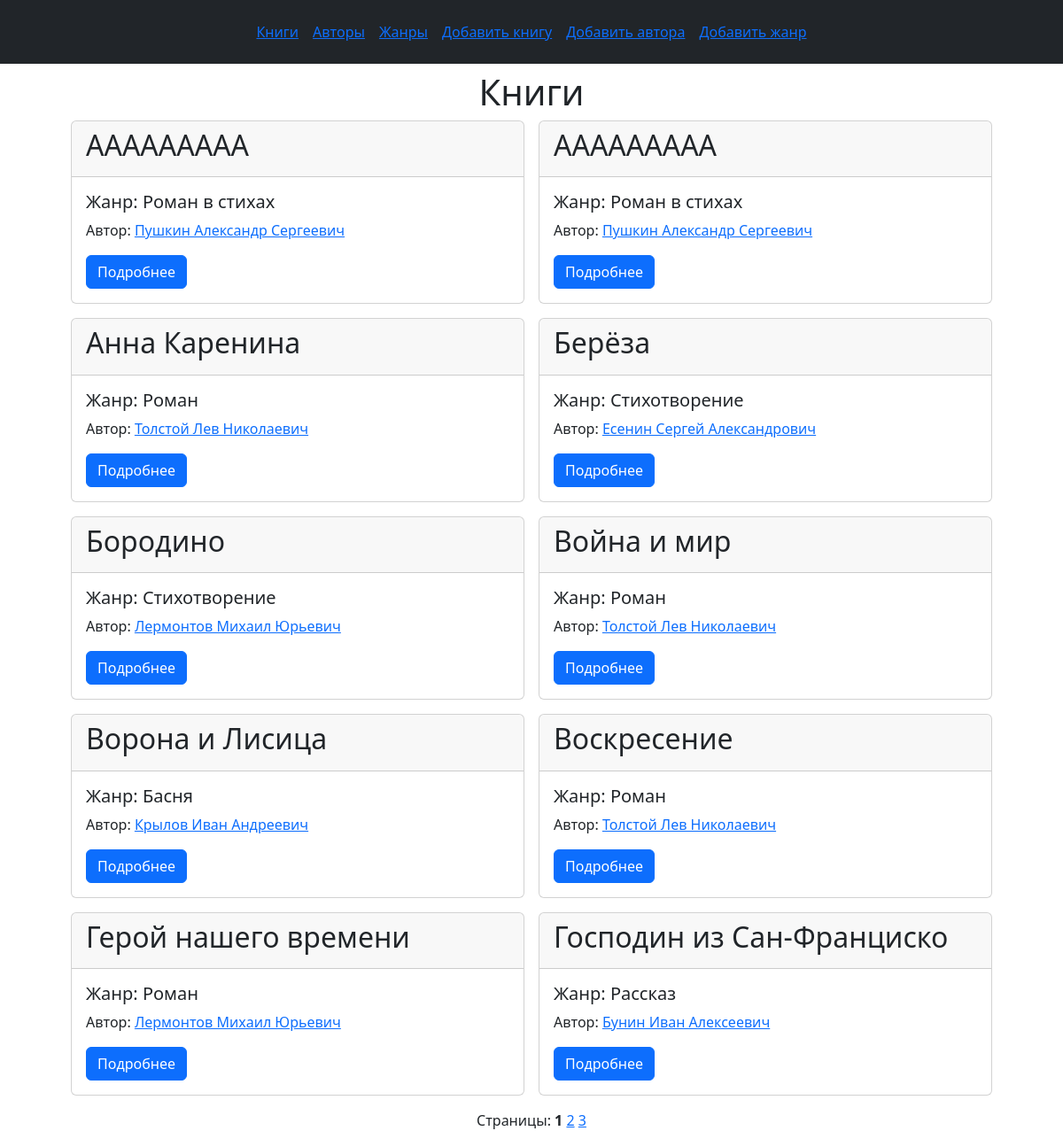
Before: / with the older database file.
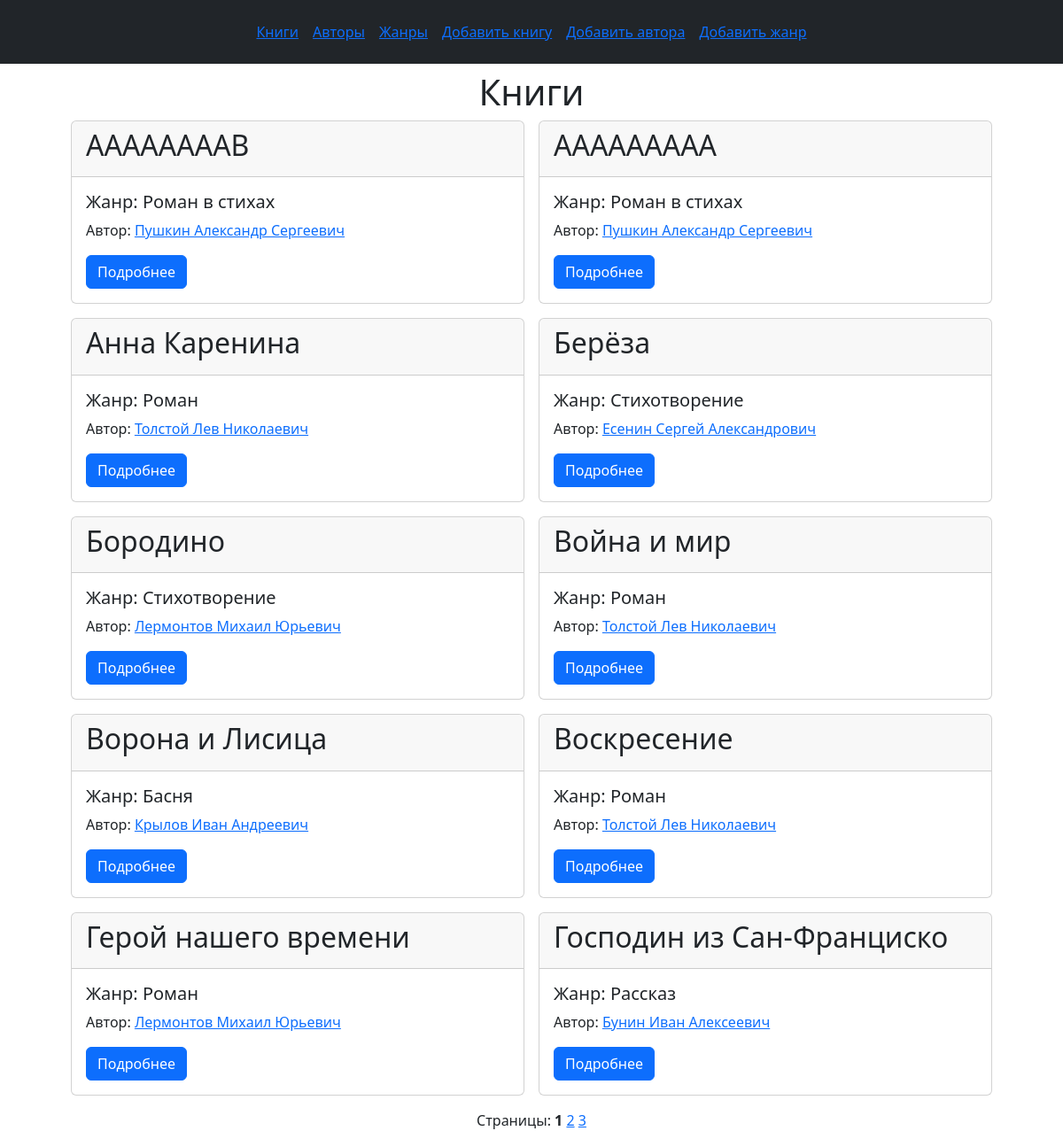
After: the same page with the newer database file.
### books/models.py (models this page shows, shortened)
class Book(models.Model):
	title = models.CharField('Название книги', max_length=255, db_index=True)
	discription = models.TextField('Описание книги', max_length=1000, blank=True)
	author = models.ForeignKey(Author, verbose_name='Автор книги', on_delete=models.SET_NULL, null=True)
	genre  = models.ForeignKey(Genre, verbose_name='Жанр книги', on_delete=models.SET_NULL, null=True)
	class Meta:
		ordering = ['title']
		verbose_name = 'Книга'
		verbose_name_plural = 'Книги'

class Genre(models.Model):
	name = models.CharField('Название жанра', max_length=50, unique=True)
	class Meta:
		verbose_name = 'Жанр'
		verbose_name_plural = 'Жанры'

class Author(models.Model):
	fio = models.CharField('ФИО автора', max_length=255, db_index=True)
	bio = models.TextField('Биография автора', max_length=1000)
	birth_date = models.DateField('Дата рождения', blank=True)
	death_date = models.DateField('Дата смерти', blank=True)
	class Meta:
		ordering = ['fio']
		verbose_name = 'Автор'
		verbose_name_plural = 'Авторы'

### books/views.py (the view)
# urls.py: path('',               views.BookListView.as_view(), name='book_list'),
class BookListView(ListView):
	model = Book
	template_name = 'books/book_list.html'
	context_object_name = 'books'
	paginate_by = 10

### books/templates/books/book_list.html (shortened to what this page needs)
{% extends 'books/base.html' %}
{% block content %}
<h1 class="text-center mt-2">Книги</h1>
<div class="container">
  <div class="d-flex flex-wrap justify-content-center">
  	{% for book in books %}
  	<div class="card mb-3 col-3 mx-2" style="width: 32rem;">
	  <div class="card-header">
	  	<h2 class="card-title">{{ book.title }}</h2>
	  </div>
	  <div class="card-body">
	    <h5 class="card-title">Жанр: {{ book.genre.name }}</h5>
	    <p>Автор: <a href="{% url 'author_detail' book.author.pk %}" class="card-link">{{ book.author.fio }}</a></p>
	    <a href="{% url 'book_detail' book.pk %}" class="btn btn-primary">Подробнее</a>
	  </div>
    </div>
    {% endfor %}
  </div>
  {% if is_paginated %}
  	<div class="d-flex justify-content-center">
  		<div>
	  		Страницы:
	    	{% for page_num in paginator.page_range %}
	        {% if page_num == page_obj.number %}
	            <strong>{{ page_num }}</strong>
	        {% else %}
	            <a href="?page={{ page_num }}">{{ page_num }}</a>
	        {% endif %}
	    	{% endfor %}
			</div>
  	</div>
  {% endif %}
</div>
{% endblock %}

### books/templates/books/base.html (shortened to what this page needs)
<!doctype html>
<html lang="ru">
  <head>
    <link href="https://cdn.jsdelivr.net/npm/bootstrap@5.3.3/dist/css/bootstrap.min.css" rel="stylesheet">
  </head>
  <body>
    <div class="container-fluid bg-dark">
      <div class="d-flex justify-content-center align-items-center p-3">
        <div class="p-2"><a href="{% url 'book_list' %}">Книги</a></div>
        <div class="p-2"><a href="{% url 'author_list' %}">Авторы</a></div>
        <div class="p-2"><a href="{% url 'genre_list' %}">Жанры</a></div>
        <div class="p-2"><a href="{% url 'book_add' %}">Добавить книгу</a></div>
        <div class="p-2"><a href="{% url 'author_add' %}">Добавить автора</a></div>
        <div class="p-2"><a href="{% url 'genre_add' %}">Добавить жанр</a></div>
      </div>
    </div>
    {% block content %}{% endblock %}
  </body>
</html>

Changed rows visible on the page:
changed Book: title "ААААААААА" → "ААААААААB"
